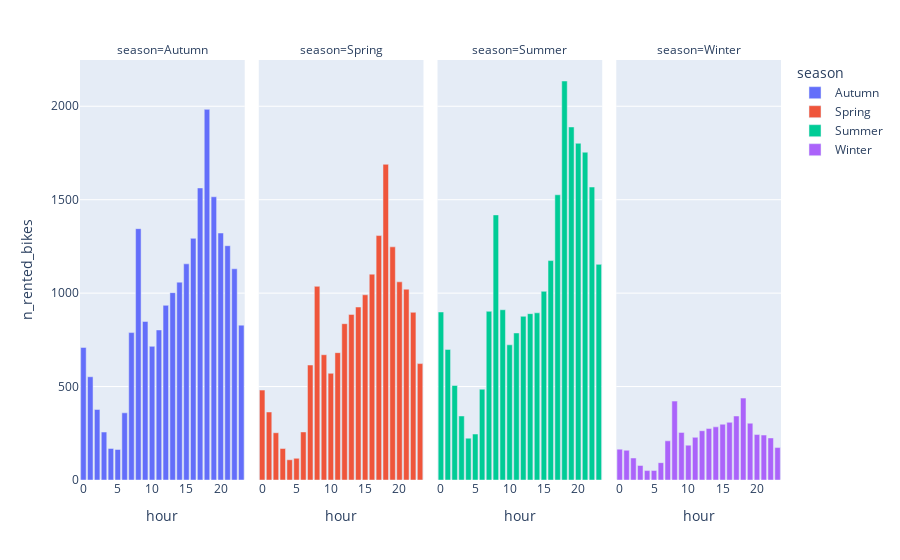

The notebook cell this image was saved under:
### Code cell
# Group by hour and season to get the average number of rented bikes
time_of_day_season = df.groupby(["hour", "season"], as_index=False).agg({"n_rented_bikes": "mean"})

# Create a bar chart showing usage pattern per season
px.bar(time_of_day_season, x="hour", y="n_rented_bikes", color="season", facet_col="season")

### Figure 1 — Plotly figure (JSON) as saved in the notebook; plotly's stock layout.template omitted (floating-point values rounded to 4 significant figures)
{"data": [{"alignmentgroup": "True", "hovertemplate": "season=Autumn<br>hour=%{x}<br>n_rented_bikes=%{y}<extra></extra>", "legendgroup": "Autumn", "marker": {"color": "#636efa", "pattern": {"shape": ""}}, "name": "Autumn", "offsetgroup": "Autumn", "orientation": "v", "showlegend": true, "textposition": "auto", "type": "bar", "x": [0, 1, 2, 3, 4, 5, 6, 7, 8, 9, 10, 11, 12, 13, 14, 15, 16, 17, 18, 19, 20, 21, 22, 23], "xaxis": "x", "y": [709.4, 552.5, 377.5, 256.6, 169.0, 163.4, 359.5, 788.9, 1345.0, 848.4, 715.3, 803.0, 934.6, 1003.0, 1059.0, 1157.0, 1293.0, 1563.0, 1983.0, 1516.0, 1322.0, 1254.0, 1130.0, 828.7], "yaxis": "y"}, {"alignmentgroup": "True", "hovertemplate": "season=Spring<br>hour=%{x}<br>n_rented_bikes=%{y}<extra></extra>", "legendgroup": "Spring", "marker": {"color": "#EF553B", "pattern": {"shape": ""}}, "name": "Spring", "offsetgroup": "Spring", "orientation": "v", "showlegend": true, "textposition": "auto", "type": "bar", "x": [0, 1, 2, 3, 4, 5, 6, 7, 8, 9, 10, 11, 12, 13, 14, 15, 16, 17, 18, 19, 20, 21, 22, 23], "xaxis": "x2", "y": [481.1, 363.9, 253.0, 168.5, 108.2, 116.2, 257.2, 615.3, 1036.0, 670.4, 570.9, 681.5, 836.4, 886.1, 925.7, 991.0, 1101.0, 1308.0, 1689.0, 1248.0, 1061.0, 1021.0, 897.4, 623.0], "yaxis": "y2"}, {"alignmentgroup": "True", "hovertemplate": "season=Summer<br>hour=%{x}<br>n_rented_bikes=%{y}<extra></extra>", "legendgroup": "Summer", "marker": {"color": "#00cc96", "pattern": {"shape": ""}}, "name": "Summer", "offsetgroup": "Summer", "orientation": "v", "showlegend": true, "textposition": "auto", "type": "bar", "x": [0, 1, 2, 3, 4, 5, 6, 7, 8, 9, 10, 11, 12, 13, 14, 15, 16, 17, 18, 19, 20, 21, 22, 23], "xaxis": "x3", "y": [899.1, 698.8, 505.8, 342.7, 223.8, 245.9, 485.8, 902.8, 1419.0, 911, 723.5, 786.9, 876.0, 890.2, 894.7, 1010.0, 1174.0, 1526.0, 2135.0, 1889.0, 1802.0, 1754.0, 1568.0, 1154.0], "yaxis": "y3"}, {"alignmentgroup": "True", "hovertemplate": "season=Winter<br>hour=%{x}<br>n_rented_bikes=%{y}<extra></extra>", "legendgroup": "Winter", "marker": {"color": "#ab63fa", "pattern": {"shape": ""}}, "name": "Winter", "offsetgroup": "Winter", "orientation": "v", "showlegend": true, "textposition": "auto", "type": "bar", "x": [0, 1, 2, 3, 4, 5, 6, 7, 8, 9, 10, 11, 12, 13, 14, 15, 16, 17, 18, 19, 20, 21, 22, 23], "xaxis": "x4", "y": [165.2, 159.1, 117.8, 77.81, 50.48, 51.22, 92.82, 209.6, 422.2, 254.6, 186.4, 228.3, 263.6, 275.3, 284.3, 298.6, 308.6, 342.5, 438.3, 304.0, 243.2, 240.5, 225.1, 173.4], "yaxis": "y4"}], "layout": {"annotations": [{"font": {}, "showarrow": false, "text": "season=Autumn", "x": 0.1175, "xanchor": "center", "xref": "paper", "y": 1, "yanchor": "bottom", "yref": "paper"}, {"font": {}, "showarrow": false, "text": "season=Spring", "x": 0.3725, "xanchor": "center", "xref": "paper", "y": 1, "yanchor": "bottom", "yref": "paper"}, {"font": {}, "showarrow": false, "text": "season=Summer", "x": 0.6275, "xanchor": "center", "xref": "paper", "y": 1, "yanchor": "bottom", "yref": "paper"}, {"font": {}, "showarrow": false, "text": "season=Winter", "x": 0.8825, "xanchor": "center", "xref": "paper", "y": 1, "yanchor": "bottom", "yref": "paper"}], "barmode": "relative", "legend": {"title": {"text": "season"}, "tracegroupgap": 0}, "margin": {"t": 60}, "xaxis": {"anchor": "y", "domain": [0, 0.235], "title": {"text": "hour"}}, "xaxis2": {"anchor": "y2", "domain": [0.255, 0.49], "matches": "x", "title": {"text": "hour"}}, "xaxis3": {"anchor": "y3", "domain": [0.51, 0.745], "matches": "x", "title": {"text": "hour"}}, "xaxis4": {"anchor": "y4", "domain": [0.765, 1.0], "matches": "x", "title": {"text": "hour"}}, "yaxis": {"anchor": "x", "domain": [0, 1], "title": {"text": "n_rented_bikes"}}, "yaxis2": {"anchor": "x2", "domain": [0, 1], "matches": "y", "showticklabels": false}, "yaxis3": {"anchor": "x3", "domain": [0, 1], "matches": "y", "showticklabels": false}, "yaxis4": {"anchor": "x4", "domain": [0, 1], "matches": "y", "showticklabels": false}}}
